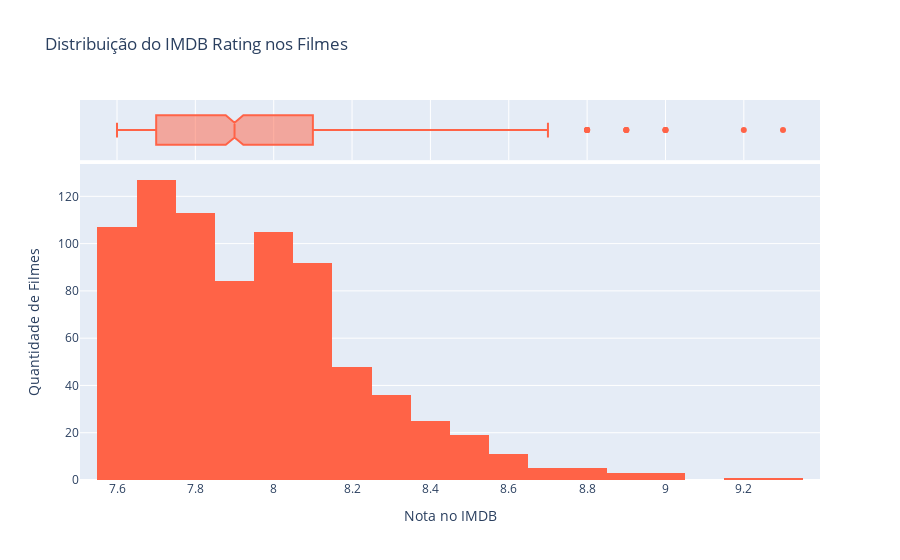

Source (notebook cell):
### Markdown cell above
**Distribuição do IMDB Rating**: Para analisar como o IMDB Rating está distribuído entre os filmes, aplicaremos um **Histograma** junto de um **Boxplot**, pois ambos os gráficos auxiliam no entendimento da distribuição em variáveis númericas.

Com base nos gráficos, é possível notar que os filmes estão concentrados entre os ratings 7.7 e 8.1, com alguns outliers acima de 9.

### Code cell
# Distribuição do IMDB Rating
imdb_hist = px.histogram(
    x=df.IMDB_Rating, 
    title="Distribuição do IMDB Rating nos Filmes",
    marginal="box",
    labels={"x": "Nota no IMDB"}
    ).update_traces(marker_color="Tomato").update_layout(yaxis_title="Quantidade de Filmes")
imdb_hist.show()

### Figure 1 — Plotly figure (JSON) as saved in the notebook; plotly's stock layout.template omitted (floating-point values rounded to 4 significant figures; data arrays with more than 128 entries replaced by an {"elided": "..."} marker saying what was removed)
{"data": [{"alignmentgroup": "True", "bingroup": "x", "hovertemplate": "Nota no IMDB=%{x}<br>count=%{y}<extra></extra>", "legendgroup": "", "marker": {"color": "Tomato", "pattern": {"shape": ""}}, "name": "", "offsetgroup": "", "orientation": "v", "showlegend": false, "type": "histogram", "x": {"elided": "785 float values"}, "xaxis": "x", "yaxis": "y"}, {"alignmentgroup": "True", "hovertemplate": "Nota no IMDB=%{x}<extra></extra>", "legendgroup": "", "marker": {"color": "Tomato"}, "name": "", "notched": true, "offsetgroup": "", "showlegend": false, "type": "box", "x": {"elided": "785 float values"}, "xaxis": "x2", "yaxis": "y2"}], "layout": {"barmode": "relative", "legend": {"tracegroupgap": 0}, "title": {"text": "Distribuição do IMDB Rating nos Filmes"}, "xaxis": {"anchor": "y", "domain": [0, 1], "title": {"text": "Nota no IMDB"}}, "xaxis2": {"anchor": "y2", "domain": [0, 1], "matches": "x", "showgrid": true, "showticklabels": false}, "yaxis": {"anchor": "x", "domain": [0, 0.8316], "title": {"text": "Quantidade de Filmes"}}, "yaxis2": {"anchor": "x2", "domain": [0.8416, 1], "matches": "y2", "showgrid": false, "showline": false, "showticklabels": false, "ticks": ""}}}
